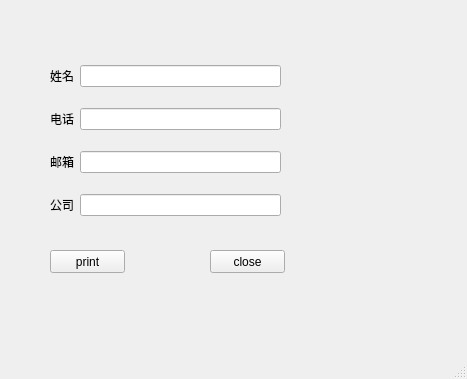
<?xml version="1.0" encoding="UTF-8"?>
<ui version="4.0">
 <class>MainWindow</class>
 <widget class="QMainWindow" name="MainWindow">
  <property name="geometry">
   <rect>
    <x>0</x>
    <y>0</y>
    <width>467</width>
    <height>379</height>
   </rect>
  </property>
  <property name="windowTitle">
   <string>MainWindow</string>
  </property>
  <widget class="QWidget" name="centralwidget">
   <widget class="QPushButton" name="pushButton">
    <property name="geometry">
     <rect>
      <x>210</x>
      <y>250</y>
      <width>75</width>
      <height>23</height>
     </rect>
    </property>
    <property name="text">
     <string>close</string>
    </property>
   </widget>
   <widget class="QPushButton" name="pushButton_2">
    <property name="geometry">
     <rect>
      <x>50</x>
      <y>250</y>
      <width>75</width>
      <height>23</height>
     </rect>
    </property>
    <property name="text">
     <string>print</string>
    </property>
   </widget>
   <widget class="QWidget" name="">
    <property name="geometry">
     <rect>
      <x>50</x>
      <y>50</y>
      <width>231</width>
      <height>181</height>
     </rect>
    </property>
    <layout class="QGridLayout" name="gridLayout_2">
     <item row="0" column="0">
      <widget class="QLabel" name="label_name">
       <property name="text">
        <string>姓名</string>
       </property>
      </widget>
     </item>
     <item row="0" column="1">
      <widget class="QLineEdit" name="lineEdit_name"/>
     </item>
     <item row="1" column="0">
      <widget class="QLabel" name="label_phonenumber">
       <property name="text">
        <string>电话</string>
       </property>
      </widget>
     </item>
     <item row="1" column="1">
      <widget class="QLineEdit" name="lineEdit_phone"/>
     </item>
     <item row="2" column="0">
      <widget class="QLabel" name="label_email">
       <property name="text">
        <string>邮箱</string>
       </property>
      </widget>
     </item>
     <item row="2" column="1">
      <widget class="QLineEdit" name="lineEdit_email"/>
     </item>
     <item row="3" column="0">
      <widget class="QLabel" name="label_company">
       <property name="text">
        <string>公司</string>
       </property>
      </widget>
     </item>
     <item row="3" column="1">
      <widget class="QLineEdit" name="lineEdit_company"/>
     </item>
    </layout>
   </widget>
  </widget>
  <widget class="QMenuBar" name="menubar">
   <property name="geometry">
    <rect>
     <x>0</x>
     <y>0</y>
     <width>467</width>
     <height>23</height>
    </rect>
   </property>
  </widget>
  <widget class="QStatusBar" name="statusbar"/>
 </widget>
 <resources/>
 <connections>
  <connection>
   <sender>pushButton</sender>
   <signal>clicked()</signal>
   <receiver>MainWindow</receiver>
   <slot>close()</slot>
   <hints>
    <hint type="sourcelabel">
     <x>267</x>
     <y>281</y>
    </hint>
    <hint type="destinationlabel">
     <x>317</x>
     <y>285</y>
    </hint>
   </hints>
  </connection>
 </connections>
</ui>
